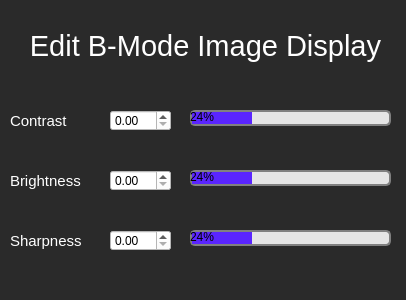
<?xml version="1.0" encoding="UTF-8"?>
<ui version="4.0">
 <class>editBmode</class>
 <widget class="QWidget" name="editBmode">
  <property name="geometry">
   <rect>
    <x>0</x>
    <y>0</y>
    <width>406</width>
    <height>300</height>
   </rect>
  </property>
  <property name="windowTitle">
   <string>Edit B-Mode Image</string>
  </property>
  <property name="styleSheet">
   <string notr="true">QWidget {
	background-color: rgb(42, 42, 42);
}</string>
  </property>
  <widget class="QLabel" name="editImageDisplayLabel">
   <property name="geometry">
    <rect>
     <x>-10</x>
     <y>-20</y>
     <width>431</width>
     <height>131</height>
    </rect>
   </property>
   <property name="styleSheet">
    <string notr="true">QLabel {
	font-size: 29px;
	color: rgb(255, 255, 255);
	background-color: rgba(255, 255, 255, 0);
}</string>
   </property>
   <property name="text">
    <string>Edit B-Mode Image Display</string>
   </property>
   <property name="textFormat">
    <enum>Qt::AutoText</enum>
   </property>
   <property name="scaledContents">
    <bool>false</bool>
   </property>
   <property name="alignment">
    <set>Qt::AlignCenter</set>
   </property>
   <property name="wordWrap">
    <bool>true</bool>
   </property>
  </widget>
  <widget class="QProgressBar" name="contrastValDisplay">
   <property name="geometry">
    <rect>
     <x>190</x>
     <y>110</y>
     <width>201</width>
     <height>16</height>
    </rect>
   </property>
   <property name="styleSheet">
    <string notr="true">QProgressBar {
     border: 2px solid grey;
     border-radius: 5px;
     background-color: rgb(229, 229, 229);
 }

 QProgressBar::chunk {
     background-color: rgb(90, 37, 255);;
     width: 20px;
	font-size: 0px;
 }</string>
   </property>
   <property name="value">
    <number>24</number>
   </property>
  </widget>
  <widget class="QProgressBar" name="brightnessValDisplay">
   <property name="geometry">
    <rect>
     <x>190</x>
     <y>170</y>
     <width>201</width>
     <height>16</height>
    </rect>
   </property>
   <property name="styleSheet">
    <string notr="true">QProgressBar {
     border: 2px solid grey;
     border-radius: 5px;
     background-color: rgb(229, 229, 229);
 }

 QProgressBar::chunk {
     background-color: rgb(90, 37, 255);;
     width: 20px;
	font-size: 0px;
 }</string>
   </property>
   <property name="value">
    <number>24</number>
   </property>
  </widget>
  <widget class="QProgressBar" name="sharpnessValDisplay">
   <property name="geometry">
    <rect>
     <x>190</x>
     <y>230</y>
     <width>201</width>
     <height>16</height>
    </rect>
   </property>
   <property name="styleSheet">
    <string notr="true">QProgressBar {
     border: 2px solid grey;
     border-radius: 5px;
     background-color: rgb(229, 229, 229);
 }

 QProgressBar::chunk {
     background-color: rgb(90, 37, 255);;
     width: 20px;
	font-size: 0px;
 }</string>
   </property>
   <property name="value">
    <number>24</number>
   </property>
  </widget>
  <widget class="QLabel" name="contrastLabel">
   <property name="geometry">
    <rect>
     <x>10</x>
     <y>100</y>
     <width>71</width>
     <height>41</height>
    </rect>
   </property>
   <property name="styleSheet">
    <string notr="true">QLabel {
	font-size: 15px;
	color: rgb(255, 255, 255);
	background-color: rgba(255, 255, 255, 0);
}</string>
   </property>
   <property name="text">
    <string>Contrast</string>
   </property>
   <property name="textFormat">
    <enum>Qt::AutoText</enum>
   </property>
   <property name="scaledContents">
    <bool>false</bool>
   </property>
   <property name="alignment">
    <set>Qt::AlignLeading|Qt::AlignLeft|Qt::AlignVCenter</set>
   </property>
   <property name="wordWrap">
    <bool>true</bool>
   </property>
  </widget>
  <widget class="QLabel" name="brightnessLabel">
   <property name="geometry">
    <rect>
     <x>10</x>
     <y>160</y>
     <width>151</width>
     <height>41</height>
    </rect>
   </property>
   <property name="styleSheet">
    <string notr="true">QLabel {
	font-size: 15px;
	color: rgb(255, 255, 255);
	background-color: rgba(255, 255, 255, 0);
}</string>
   </property>
   <property name="text">
    <string>Brightness</string>
   </property>
   <property name="textFormat">
    <enum>Qt::AutoText</enum>
   </property>
   <property name="scaledContents">
    <bool>false</bool>
   </property>
   <property name="alignment">
    <set>Qt::AlignLeading|Qt::AlignLeft|Qt::AlignVCenter</set>
   </property>
   <property name="wordWrap">
    <bool>true</bool>
   </property>
  </widget>
  <widget class="QLabel" name="sharpnessLabel">
   <property name="geometry">
    <rect>
     <x>10</x>
     <y>220</y>
     <width>151</width>
     <height>41</height>
    </rect>
   </property>
   <property name="styleSheet">
    <string notr="true">QLabel {
	font-size: 15px;
	color: rgb(255, 255, 255);
	background-color: rgba(255, 255, 255, 0);
}</string>
   </property>
   <property name="text">
    <string>Sharpness</string>
   </property>
   <property name="textFormat">
    <enum>Qt::AutoText</enum>
   </property>
   <property name="scaledContents">
    <bool>false</bool>
   </property>
   <property name="alignment">
    <set>Qt::AlignLeading|Qt::AlignLeft|Qt::AlignVCenter</set>
   </property>
   <property name="wordWrap">
    <bool>true</bool>
   </property>
  </widget>
  <widget class="QDoubleSpinBox" name="sharpnessVal">
   <property name="geometry">
    <rect>
     <x>110</x>
     <y>230</y>
     <width>61</width>
     <height>21</height>
    </rect>
   </property>
   <property name="styleSheet">
    <string notr="true">QDoubleSpinBox {
	background-color: white;
	color: black;
}</string>
   </property>
   <property name="maximum">
    <double>10.000000000000000</double>
   </property>
  </widget>
  <widget class="QDoubleSpinBox" name="brightnessVal">
   <property name="geometry">
    <rect>
     <x>110</x>
     <y>170</y>
     <width>61</width>
     <height>21</height>
    </rect>
   </property>
   <property name="styleSheet">
    <string notr="true">QDoubleSpinBox {
	background-color: white;
	color: black;
}</string>
   </property>
   <property name="maximum">
    <double>10.000000000000000</double>
   </property>
  </widget>
  <widget class="QDoubleSpinBox" name="contrastVal">
   <property name="geometry">
    <rect>
     <x>110</x>
     <y>110</y>
     <width>61</width>
     <height>21</height>
    </rect>
   </property>
   <property name="styleSheet">
    <string notr="true">QDoubleSpinBox {
	background-color: white;
	color: black;
}</string>
   </property>
   <property name="maximum">
    <double>10.000000000000000</double>
   </property>
  </widget>
 </widget>
 <resources/>
 <connections/>
</ui>
